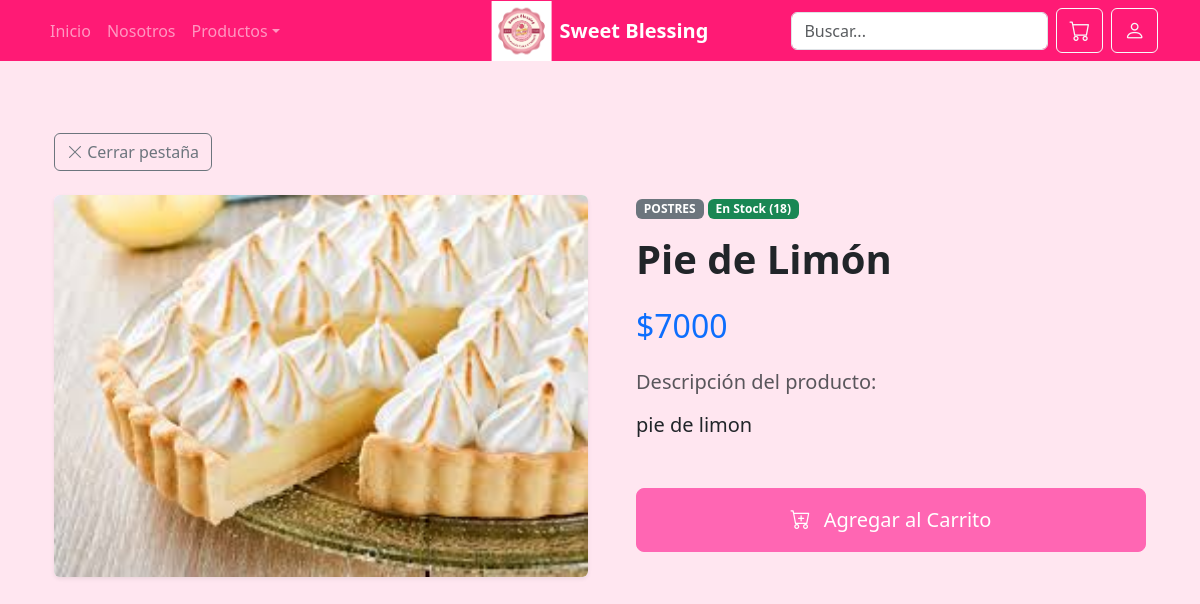
/producto/5/, run on the app's committed database.
### adminpanel/models.py (models this page shows, shortened)
class Producto(models.Model):
    CATEGORIAS = [
        ('vitrina', 'Repostería de vitrina'),
        ('tortas', 'Tortas'),
        ('postres', 'Postres'),
    ]
    nombre = models.CharField(max_length=100)
    precio = models.IntegerField(verbose_name="Precio")
    categoria = models.CharField(max_length=20, choices=CATEGORIAS)
    descripcion = models.TextField(
        blank=True,
        null=True,
        verbose_name="Descripción"
    )
    imagen = models.ImageField(
        upload_to='productos/',
        null=True,
        blank=True
    )
    stock = models.PositiveIntegerField(default=0)
    destacado = models.BooleanField(
        default=False,
        help_text="Mostrar en inicio"
    )

### tienda/views.py (the view)
# urls.py: path('producto/<int:pk>/', views.producto_detalle, name='producto_detalle'),
def producto_detalle(request, pk):
    producto = get_object_or_404(Producto, pk=pk)
    return render(request, 'tienda/producto_detalle.html', {
        'producto': producto,
        'carrito_count': _carrito_cuenta_items(request)
    })

### tienda/views.py (called while the page is built)
def _get_carrito(request):
    return request.session.get('carrito', {})

def _carrito_cuenta_items(request):
    return sum(int(item['cantidad']) for item in _get_carrito(request).values())

### tienda/templates/tienda/producto_detalle.html (shortened to what this page needs)
{% extends 'tienda/base_store.html' %}
{% load static %}
{% block content %}
<div class="container mt-5">
    <button onclick="window.close();" class="btn btn-outline-secondary mb-4 d-none d-md-inline-block">
        <i class="bi bi-x-lg"></i> Cerrar pestaña
    </button>
    <div class="row">
        <div class="col-md-6 mb-4">
            <div class="card border-0 shadow-sm">
                {% if producto.imagen %}
                    <img src="{{ producto.imagen.url }}" class="card-img-top rounded" alt="{{ producto.nombre }}" style="object-fit: cover; max-height: 500px;">
                {% else %}
                    <img src="{% static 'tienda/img/no-image.jpg' %}" class="card-img-top rounded" alt="Sin imagen">
                {% endif %}
            </div>
        </div>
        <div class="col-md-6">
            <div class="ps-lg-4">
                <div class="mb-3">
                    <span class="badge bg-secondary text-uppercase">{{ producto.get_categoria_display }}</span>
                    {% if producto.stock > 0 %}
                        <span class="badge bg-success">En Stock ({{ producto.stock }})</span>
                    {% else %}
                        <span class="badge bg-danger">Agotado</span>
                    {% endif %}
                </div>
                <h1 class="fw-bold">{{ producto.nombre }}</h1>
                <h2 class="text-primary my-4">${{ producto.precio }}</h2>
                <div class="mb-5">
                    <h5 class="text-muted mb-3">Descripción del producto:</h5>
                    <p class="fs-5" style="white-space: pre-line;">{{ producto.descripcion|default:"Sin descripción detallada." }}</p>
                </div>
                <div class="d-grid">
                    {% if producto.stock > 0 %}
                        <a href="{% url 'tienda:carrito_agregar' producto.id %}" class="btn btn-primary btn-lg py-3">
                            <i class="bi bi-cart-plus me-2"></i> Agregar al Carrito
                        </a>
                    {% else %}
                        <button class="btn btn-secondary btn-lg py-3" disabled>No disponible</button>
                    {% endif %}
                </div>
            </div>
        </div>
    </div>
</div>
{% endblock %}

### tienda/templates/tienda/base_store.html (style rules this page uses)
body { background-color: #ffe6f0; }
.btn-primary, .btn-success { background-color: #ff66b3; border-color: #ff66b3; }

### data on the page
Producto: imagen (picture), categoria "POSTRES", stock "18", nombre "Pie de Limón", precio "7000", descripcion "pie de limon"
